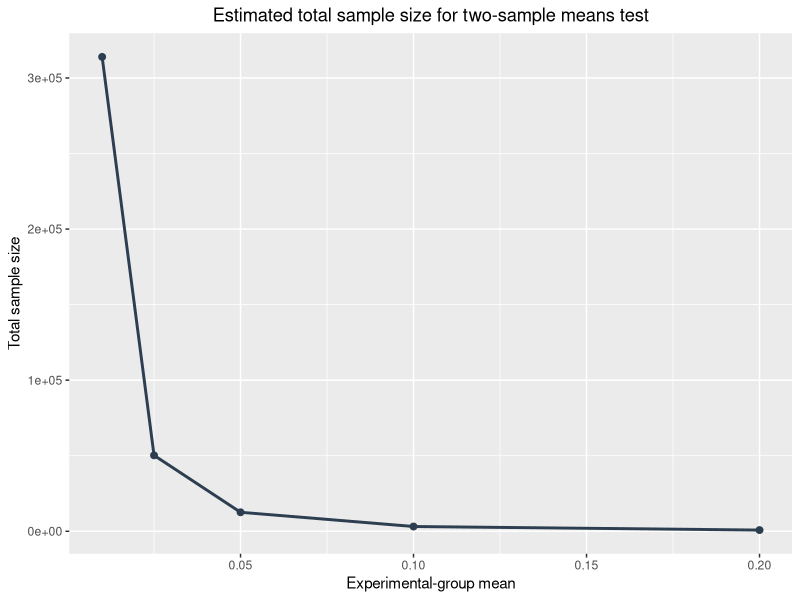

Write the R code that produced this figure.
## ---- chunk 1
# Load the pwr package
library(pwr)
# Run the pwr.t.test function
pwr.t.test(n = NULL, 
           d = 0.1,
           sig.level = 0.05,
           power = 0.8,
           type = "two.sample")
## ---- chunk 2
# Create variable effect_sizes and assign the treatment effects
effect_sizes <- c(0.01, 0.025, 0.05, 0.1, 0.2)
# Initialize an empty dataframe to store the results
result_table <- data.frame()
# Iterate over each effect size
for (i in effect_sizes) {
# Calculate sample size using the pwr.t.test function
# Make sure that the pwr package is loaded in R
result <- pwr.t.test(n = NULL,
                     d = i, 
                     sig.level = 0.05,
                     power = 0.8,
                     type = "two.sample")
# n gives the sample size for each group
# Multiply by 2 to gett the total sample size
sample_size <- result$n*2
# Sample size for control group
N1 <- sample_size
# Sample size for treatment group
N2 <- sample_size
# Test size
alpha <- result$sig.level
# Power
power <- result$power
# Effect size
delta <- result$d
# Control group mean
m1 <- 0
# Treatment group mean
m2 <- result$d
# Standard deviation
Std_dev<- 1
# Append the results to the dataframe
result_table <- rbind(result_table,
                      c(alpha, 
                        power,
                        sample_size,
                        N1, 
                        N2, 
                        delta,
                        m1, 
                        m2, 
                        Std_dev))
}
# Assign column names
colnames(result_table) <- c("Alpha",
                            "Power",
                            "Sample size", 
                            "N1", 
                            "N2", 
                            "Delta", 
                            "M1", 
                            "M2", 
                            "Std.Dev")
# Print the result table
print(result_table)
## ---- chunk 3
# Load the grammar of graphics package to plot the graph
library(ggplot2)
# Load dplyr package to use pipe operator |> to enter commands in a chain
library(dplyr)
result_table |> # select variables Delta and Sample size from the data frame 
  select(Delta, `Sample size`) |>
  ggplot(aes( x = Delta, y = `Sample size`)) + # plot Delta on the x-axis
  # and Sample size on the y-axis
  geom_line(color = "#2c3e50", lwd = 1) + # add a geometric line to the plot 
  geom_point(color = "#2c3e50", size = 2) + # add a geometric point to the plot 
  labs (title = "Estimated total sample size for two-sample means test",
        x = "Experimental-group mean",
        y = "Total sample size") + # add labels
        theme(plot.title = element_text(hjust = 0.5)) 
